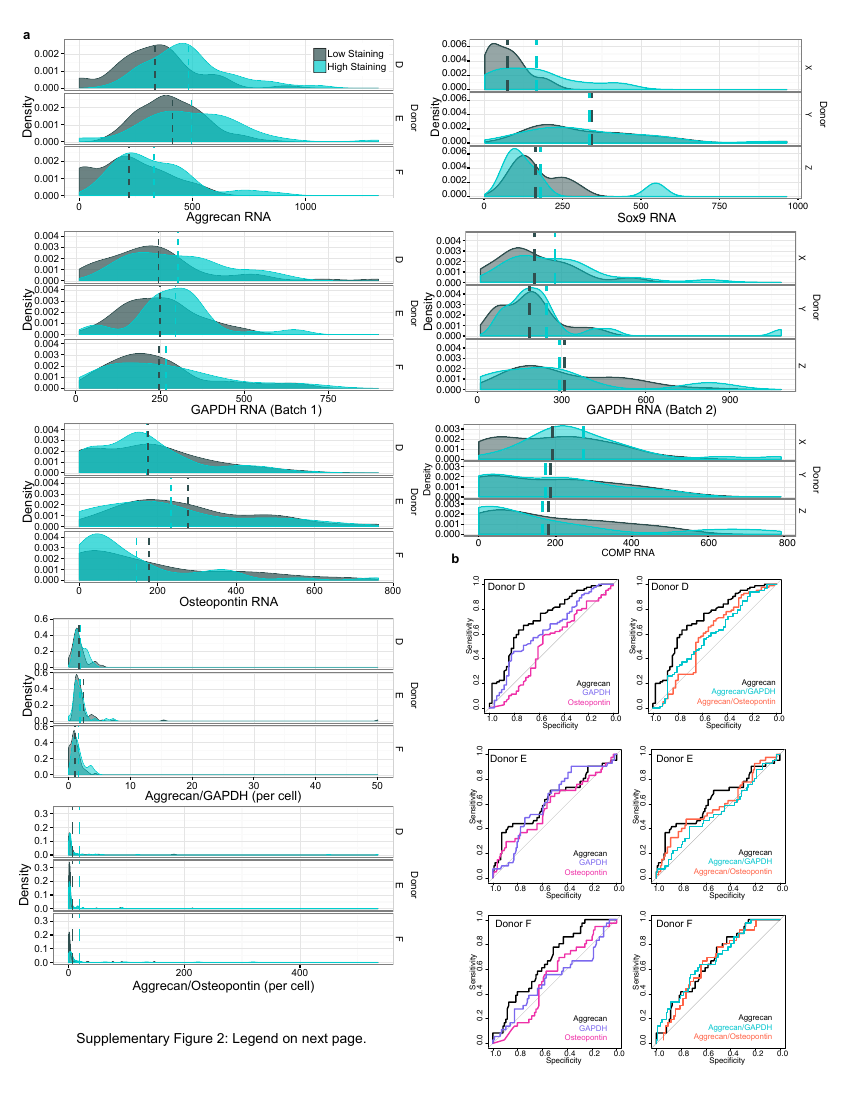

Here is the R script that generated this plot:
#Figures for paper
if(!exists('forscattersGAPDH10')) source('./data_import/calculate_all_stats_forpaper.R')
theme_set(theme_bw(base_size = 18))
systemType <- 'Mac'

#correlation
singleCellScore$plotBin<-singleCellScore$plotScore=="Extracellular Staining"
cor(singleCellScore$cy.RNA, singleCellScore$plotBin)

#MSC single cell stuff
donor_colors_gray <- c('grey77', 'grey51', 'grey36')
MSCfillColor<-'mediumseagreen'
singleCellScore_density<-subset(singleCellScore, Donor %in% c('9', '8', '10'))

# N from randomly sampled images
sampledSingleCell<-subset(singleCellScore, objArrayNum<14)
N <- ddply(sampledSingleCell, .(plotScore, Donor), summarize, N = length(CellNumber))

fill_colors <- c('darkslategray', 'cyan3')

sc_AGG_density <- ggplot()+
  geom_density(data=singleCellScore_density, aes(x=cy.RNA, fill=plotScore, color=plotScore), alpha=.7)+
  xlab('Aggrecan RNA') + facet_grid(Donor~.) + 
  geom_vline(data = singleCellScore_stats, aes(xintercept=Aggrecan.RNA.mean, color = plotScore), 
             linetype="dashed", size=1) +
  scale_fill_manual(values = fill_colors, name = '', labels = c('Low Staining', 'High Staining')) + 
  scale_color_manual(values = fill_colors, guide = FALSE) +
  theme(legend.position = c(1,1), legend.justification = c(1,1))

sc_GAPDH_density <- ggplot()+
  geom_density(data=singleCellScore_density, aes(x=GAPDH.RNA, fill=plotScore, color=plotScore), alpha=.7)+
  xlab('GAPDH RNA') + facet_grid(Donor~.) +
  geom_vline(data = singleCellScore_stats, aes(xintercept=GAPDH.RNA.mean, color = plotScore), 
             linetype="dashed", size=1) +
  scale_fill_manual(values = fill_colors, name = '', labels = c('Low Staining', 'High Staining')) + 
  scale_color_manual(values = fill_colors, guide = FALSE) +
  theme(legend.position = 'none')

sc_OPN_density <- ggplot()+
  geom_density(data=singleCellScore_density, aes(x=tmr.RNA, fill=plotScore, color=plotScore), alpha=.7)+
  xlab('Osteopontin RNA') + facet_grid(Donor~.) + 
  geom_vline(data = singleCellScore_stats, aes(xintercept=Osteopontin.RNA.mean, color = plotScore), 
             linetype="dashed", size=1) +
  scale_fill_manual(values = fill_colors, name = '', labels = c('Low Staining', 'High Staining')) + 
  scale_color_manual(values = fill_colors, guide = FALSE) +
  theme(legend.position = 'none')

sc_AGGperGAPDH_density<-
  ggplot()+
  geom_density(data=singleCellScore_density, aes(x=cy.RNA/GAPDH.RNA, fill=plotScore, color=plotScore), alpha=.5)+
  xlab('Aggrecan/GAPDH (per cell)') + facet_grid(Donor~.) + 
  geom_vline(data = singleCellScore_stats, aes(xintercept=AggperGAPDH.RNA.mean, color = plotScore), 
             linetype="dashed", size=1) +
  scale_fill_manual(values = fill_colors, name = '', labels = c('Low Staining', 'High Staining')) + 
  scale_color_manual(values = fill_colors, guide = FALSE) +
  theme(legend.position = 'none')

sc_AGGperOPN_density<-ggplot()+
  geom_density(data=singleCellScore_density, aes(x=cy.RNA/tmr.RNA, fill=plotScore, color=plotScore), alpha=.5)+
  xlab('Aggrecan/Osteopontin (per cell)')+
#   scale_x_continuous(limits=c(0,20)) + 
  facet_grid(Donor~.) + 
  scale_fill_manual(values = fill_colors, name = '', labels = c('Low Staining', 'High Staining')) + 
  scale_color_manual(values = fill_colors, guide = FALSE) +
  geom_vline(data = singleCellScore_stats_AGGperOPN_removeinf, aes(xintercept=AGGperOPN, color = plotScore), 
             linetype="dashed", size=1) +
  theme(legend.position = 'none')


#Figure 2 R code renames columns in newIHC.FISH - if this isn't working, run the import script fresh
library(plyr)
newFISH.summarystats<-ddply(newIHC.FISH, .(Donor, Binary.Low.High), summarize,
Sox9.mean = mean(tmr.RNA),
COMP.mean = mean(alexa.RNA),
GAPDH.mean = mean(GAPDH.RNA),
AGG.mean = mean(cy.RNA)
)

Sox9_density<-ggplot()+
  geom_density(data=newIHC.FISH, aes(x=Sox9, fill=Binary.Low.High, color=Binary.Low.High), alpha=.5)+
  xlab('Sox9 (per cell)') + facet_grid(Donor~.) + 
  geom_vline(data = newFISH.summarystats, aes(xintercept=Sox9.mean, color = Binary.Low.High), 
             linetype="dashed", size=1) +
  scale_fill_manual(values = fill_colors, name = '', labels = c('Low Staining', 'High Staining')) + 
  scale_color_manual(values = fill_colors, guide = FALSE) +
  theme(legend.position = 'none')


COMP_density<-ggplot()+
  geom_density(data=newIHC.FISH, aes(x=COMP, fill=Binary.Low.High, color=Binary.Low.High), alpha=.5)+
  xlab('COMP (per cell)') + facet_grid(Donor~.) + 
  geom_vline(data = newFISH.summarystats, aes(xintercept=COMP.mean, color = Binary.Low.High), 
             linetype="dashed", size=1) +
  scale_fill_manual(values = fill_colors, name = '', labels = c('Low Staining', 'High Staining')) + 
  scale_color_manual(values = fill_colors, guide = FALSE) +
  theme(legend.position = 'none')

GAPDH2_density<-ggplot()+
  geom_density(data=newIHC.FISH, aes(x=GAPDH.RNA, fill=Binary.Low.High, color=Binary.Low.High), alpha=.5)+
  xlab('GAPDH (per cell)') + facet_grid(Donor~.) + 
  geom_vline(data = newFISH.summarystats, aes(xintercept=GAPDH.mean, color = Binary.Low.High), 
             linetype="dashed", size=1) +
  scale_fill_manual(values = fill_colors, name = '', labels = c('Low Staining', 'High Staining')) + 
  scale_color_manual(values = fill_colors, guide = FALSE) +
  theme(legend.position = 'none')

AGG2_density<-ggplot()+
  geom_density(data=newIHC.FISH, aes(x=cy.RNA, fill=Binary.Low.High, color=Binary.Low.High), alpha=.5)+
  xlab('ACAN (per cell)') + facet_grid(Donor~.) + 
  geom_vline(data = newFISH.summarystats, aes(xintercept=AGG.mean, color = Binary.Low.High), 
             linetype="dashed", size=1) +
  scale_fill_manual(values = fill_colors, name = '', labels = c('Low Staining', 'High Staining')) + 
  scale_color_manual(values = fill_colors, guide = FALSE) +
  theme(legend.position = 'none')

#roc plots
library(pROC)  

#for MSCs
forROC_MSC<-subset(singleCellScore, Donor %in% c('8','9','10'))
#forROC_MSC<-subset(singleCellScore, Donor %in% c('10'))
forROC_MSC$AGGperOPN=forROC_MSC$cy.RNA/forROC_MSC$tmr.RNA

forROC_MSC$binary<-ifelse(forROC_MSC$Score>3, 1, 0)

MSCoutcomeAGG_don8<-roc(response=subset(forROC_MSC, Donor == 8)$binary, predictor=subset(forROC_MSC, Donor == 8)$cy.RNA )
MSCoutcomeGAPDH_don8<-roc(response=subset(forROC_MSC, Donor == 8)$binary, predictor=subset(forROC_MSC, Donor == 8)$GAPDH.RNA )
MSCoutcomeOPN_don8<-roc(response=subset(forROC_MSC, Donor == 8)$binary, predictor=subset(forROC_MSC, Donor == 8)$tmr.RNA )
MSCoutcomeAGGperOPN_don8<-roc(response=subset(forROC_MSC, Donor == 8)$binary, predictor=subset(forROC_MSC, Donor == 8)$AGGperOPN )
MSCoutcomeAGGperGAPDH_don8<-roc(response=subset(forROC_MSC, Donor == 8)$binary, predictor=(subset(forROC_MSC, Donor == 8)$cy.RNA/subset(forROC_MSC, Donor == 8)$GAPDH.RNA) )

MSCoutcomeAGG_don9<-roc(response=subset(forROC_MSC, Donor == 9)$binary, predictor=subset(forROC_MSC, Donor == 9)$cy.RNA )
MSCoutcomeGAPDH_don9<-roc(response=subset(forROC_MSC, Donor == 9)$binary, predictor=subset(forROC_MSC, Donor == 9)$GAPDH.RNA )
MSCoutcomeOPN_don9<-roc(response=subset(forROC_MSC, Donor == 9)$binary, predictor=subset(forROC_MSC, Donor == 9)$tmr.RNA )
MSCoutcomeAGGperOPN_don9<-roc(response=subset(forROC_MSC, Donor == 9)$binary, predictor=subset(forROC_MSC, Donor == 9)$AGGperOPN )
MSCoutcomeAGGperGAPDH_don9<-roc(response=subset(forROC_MSC, Donor == 9)$binary, predictor=(subset(forROC_MSC, Donor == 9)$cy.RNA/subset(forROC_MSC, Donor == 9)$GAPDH.RNA) )

MSCoutcomeAGG_don10<-roc(response=subset(forROC_MSC, Donor == 10)$binary, predictor=subset(forROC_MSC, Donor == 10)$cy.RNA )
MSCoutcomeGAPDH_don10<-roc(response=subset(forROC_MSC, Donor == 10)$binary, predictor=subset(forROC_MSC, Donor == 10)$GAPDH.RNA )
MSCoutcomeOPN_don10<-roc(response=subset(forROC_MSC, Donor == 10)$binary, predictor=subset(forROC_MSC, Donor == 10)$tmr.RNA )
MSCoutcomeAGGperOPN_don10<-roc(response=subset(forROC_MSC, Donor == 10)$binary, predictor=subset(forROC_MSC, Donor == 10)$AGGperOPN )
MSCoutcomeAGGperGAPDH_don10<-roc(response=subset(forROC_MSC, Donor == 10)$binary, predictor=(subset(forROC_MSC, Donor == 10)$cy.RNA/subset(forROC_MSC, Donor == 10)$GAPDH.RNA) )


#all MSCs
directory <- paste('./FigureS2/graphs/', Sys.Date(),'/', sep = '')
if(directory %in% dir() == FALSE) dir.create(directory) 
pdf(paste(directory,'ROCcurves_byDonor.pdf', sep = ''))

plot.roc(MSCoutcomeAGG_don8, col="black")
lines.roc(MSCoutcomeOPN_don8, col="maroon2")
lines.roc(MSCoutcomeGAPDH_don8, col="mediumslateblue")
plot.roc(MSCoutcomeAGG_don8, col="black")
lines.roc(MSCoutcomeAGGperOPN_don8, col="tomato")
lines.roc(MSCoutcomeAGGperGAPDH_don8, col="turquoise3")

plot.roc(MSCoutcomeAGG_don9, col="black")
lines.roc(MSCoutcomeOPN_don9, col="maroon2")
lines.roc(MSCoutcomeGAPDH_don9, col="mediumslateblue")
plot.roc(MSCoutcomeAGG_don9, col="black")
lines.roc(MSCoutcomeAGGperOPN_don9, col="tomato")
lines.roc(MSCoutcomeAGGperGAPDH_don9, col="turquoise3")

plot.roc(MSCoutcomeAGG_don10, col="black")
lines.roc(MSCoutcomeOPN_don10, col="maroon2")
lines.roc(MSCoutcomeGAPDH_don10, col="mediumslateblue")
plot.roc(MSCoutcomeAGG_don10, col="black")
lines.roc(MSCoutcomeAGGperOPN_don10, col="tomato")
lines.roc(MSCoutcomeAGGperGAPDH_don10, col="turquoise3")
dev.off()


#find the threshold for aggrecan RNA that maximizes Youden J statistic = 405.5 RNA

##printing plots
plots <- c('sc_AGG_density',
           'sc_AGGperGAPDH_density',
           'sc_AGGperOPN_density',
           'sc_GAPDH_density',
           'sc_OPN_density',
           'Sox9_density',
         'COMP_density',
         'GAPDH2_density'
           )

if(systemType=="Mac"){
  
  directory <- paste('./FigureS2/graphs/', Sys.Date(),'/', sep = '')
  
  if(directory %in% dir() == FALSE) dir.create(directory) 
  for (i in seq(along = plots)){
    savefile <- paste(Sys.Date(),'_',as.name(plots[i]),'.pdf',sep = '')
    ggsave(filename = savefile, plot = get(plots[i]), device = pdf,
           path = directory, scale = 1, 
           width = 20, height = 10, units = "cm", dpi = 300)
  }
}


if(systemType=="Windows"){
  setwd("FigureS2\\")
  directory <- paste('graphs\\', Sys.Date(),'\\', sep = "")
  if(directory %in% dir() == FALSE) dir.create(directory)
  for (i in seq(along = plots)){
    savefile <- paste(directory, Sys.Date(),'_',as.name(plots[i]),'.pdf',sep = '')
    ggsave(filename = savefile, plot = get(plots[i]), device = pdf,
           scale = 1, 
           width = plotWidth[i], height = 14, units = "cm", dpi = 300)
  }
  setwd("..\\")
}
